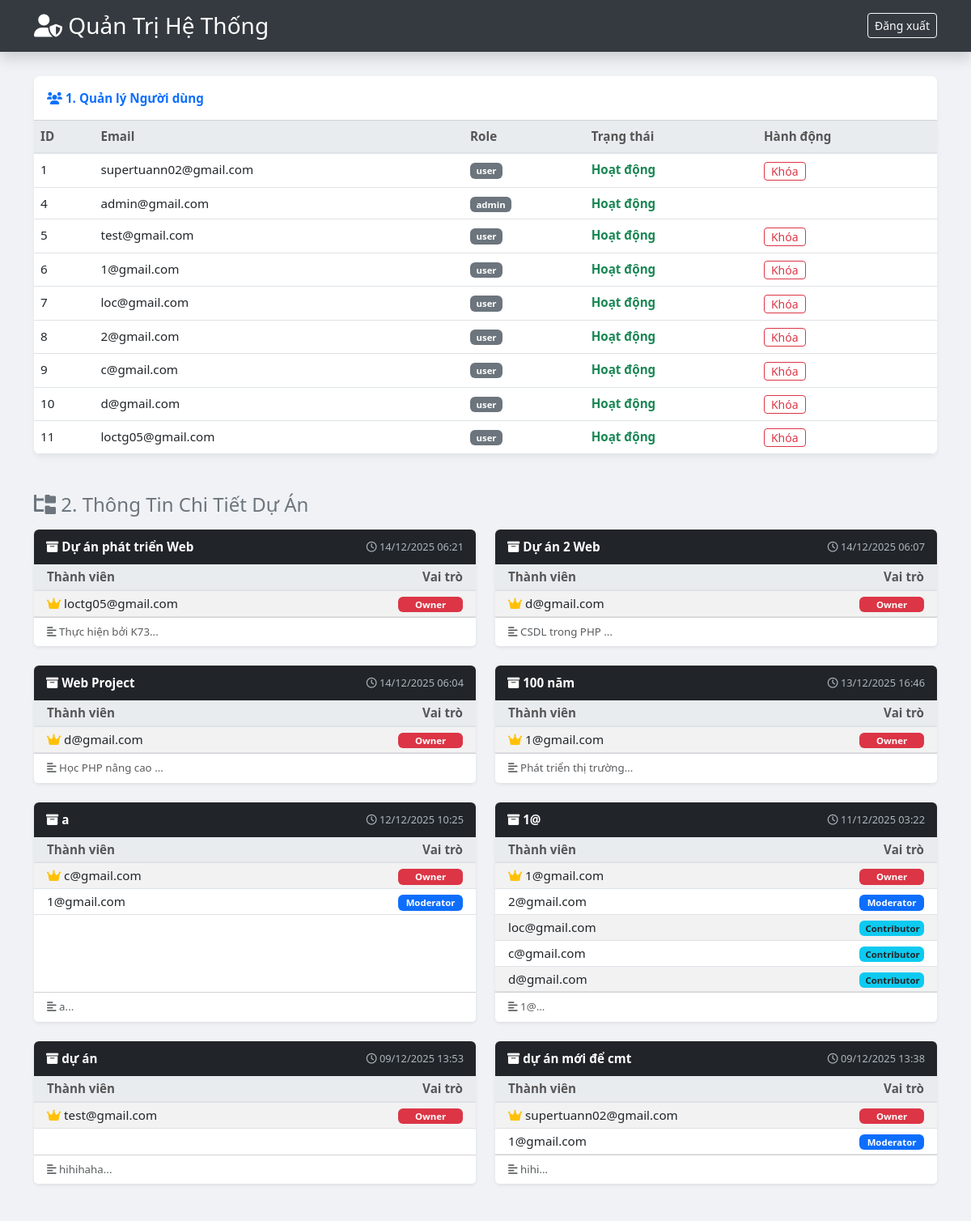
Screenshot of /admin.php (signed in, upper part) with the database file from the repository.
### tables this page shows
CREATE TABLE `users` (
  `id` int NOT NULL,
  `email` varchar(255) NOT NULL,
  `password` varchar(255) NOT NULL,
  `registered_at` timestamp NOT NULL DEFAULT CURRENT_TIMESTAMP,
  `role` enum('user','admin') DEFAULT 'user',
  `status` tinyint DEFAULT '1'
);

CREATE TABLE `projects` (
  `id` int NOT NULL,
  `title` varchar(255) NOT NULL,
  `description` text,
  `created_at` timestamp NOT NULL DEFAULT CURRENT_TIMESTAMP
);

CREATE TABLE `project_members` (
  `user_id` int NOT NULL,
  `project_id` int NOT NULL,
  `role` enum('viewer','contributor','moderator','owner') DEFAULT 'viewer'
);

### admin.php (the view, shortened to what this page needs)
<?php
require 'config.php';
$users = $conn->query("SELECT * FROM users")->fetch_all(MYSQLI_ASSOC);
$projects = $conn->query("SELECT * FROM projects ORDER BY created_at DESC")->fetch_all(MYSQLI_ASSOC);
?>
<!DOCTYPE html>
<html lang="vi">
<head>
    <link href="https://cdn.jsdelivr.net/npm/bootstrap@5.3.0/dist/css/bootstrap.min.css" rel="stylesheet">
    <link rel="stylesheet" href="https://cdnjs.cloudflare.com/ajax/libs/font-awesome/6.0.0/css/all.min.css">
</head>
<body>
    <div class="admin-header shadow">
        <div class="container d-flex justify-content-between align-items-center">
            <h3 class="m-0"><i class="fa-solid fa-user-shield"></i> Quản Trị Hệ Thống</h3>
            <a href="logout.php" class="btn btn-outline-light btn-sm">Đăng xuất</a>
        </div>
    </div>
    <div class="container">
        <div class="card card-table">
            <div class="card-header bg-white fw-bold text-primary py-3">
                <i class="fa-solid fa-users"></i> 1. Quản lý Người dùng
            </div>
            <div class="card-body p-0">
                <table class="table table-hover mb-0">
                    <thead>
                        <tr>
                            <th>ID</th>
                            <th>Email</th>
                            <th>Role</th>
                            <th>Trạng thái</th>
                            <th>Hành động</th>
                        </tr>
                    </thead>
                    <tbody>
                        <?php foreach ($users as $u): ?>
                            <tr>
                                <td><?= $u['id'] ?></td>
                                <td><?= htmlspecialchars($u['email']) ?></td>
                                <td><span class="badge bg-secondary"><?= $u['role'] ?></span></td>
                                <td>
                                    <?= ($u['status'] == 1) ? '<span class="text-success fw-bold">Hoạt động</span>' : '<span class="text-danger fw-bold">Đã khóa</span>' ?>
                                </td>
                                <td>
                                    <?php if ($u['role'] != 'admin'): ?>
                                        <form method="POST" class="d-inline">
                                            <?php if ($u['status'] == 1): ?>
                                                <button type="submit" name="toggle_status" class="btn btn-outline-danger btn-sm py-0" onclick="return confirm('Khóa user này?');">Khóa</button>
                                            <?php else: ?>
                                                <input type="hidden" name="new_status" value="1">
                                                <button type="submit" name="toggle_status" class="btn btn-outline-success btn-sm py-0">Mở</button>
                                            <?php endif; ?>
                                        </form>
                                    <?php endif; ?>
                                </td>
                            </tr>
                        <?php endforeach; ?>
                    </tbody>
                </table>
            </div>
        </div>
        <h4 class="text-secondary mt-5 mb-3"><i class="fa-solid fa-folder-tree"></i> 2. Thông Tin Chi Tiết Dự Án</h4>
        <div class="row">
            <?php foreach ($projects as $pj): ?>
                <div class="col-md-6 mb-4">
                    <div class="card h-100 shadow-sm border-0">
                        <div class="project-header rounded-top">
                            <span class="fw-bold"><i class="fa-solid fa-box-archive"></i> <?= htmlspecialchars($pj['title']) ?></span>
                            <span class="project-date">
                                <i class="fa-regular fa-clock"></i> <?= date('d/m/Y H:i', strtotime($pj['created_at'])) ?>
                            </span>
                        </div>
                        <div class="card-body p-0">
                            <table class="table table-sm table-striped mb-0">
                                <thead class="table-light">
                                    <tr>
                                        <th class="ps-3">Thành viên</th>
                                        <th class="text-end pe-3">Vai trò</th>
                                    </tr>
                                </thead>
                                <tbody>
                                    <?php
                                    $stmt = $conn->prepare("
                                        SELECT pm.*, u.email
                                        FROM project_members pm
                                        JOIN users u ON pm.user_id = u.id
                                        WHERE pm.project_id = ?
                                        ORDER BY FIELD(pm.role, 'owner', 'moderator', 'contributor', 'viewer')
                                    ");
                                    $stmt->bind_param("i", $pj['id']);
                                    $stmt->execute();
                                    $members = $stmt->get_result()->fetch_all(MYSQLI_ASSOC);
                                    if (count($members) > 0):
                                        foreach ($members as $mem):
                                            $badge_class = 'bg-secondary';
                                            $icon = '';
                                            if ($mem['role'] == 'owner') {
                                                $badge_class = 'bg-danger';
                                                $icon = '<i class="fa-solid fa-crown text-warning me-1"></i>';
                                            } elseif ($mem['role'] == 'moderator') {
                                                $badge_class = 'bg-primary';
                                            } elseif ($mem['role'] == 'contributor') {
                                                $badge_class = 'bg-info text-dark';
                                            }
                                    ?>
                                            <tr>
                                                <td class="ps-3 align-middle">
                                                    <?= $icon ?><?= htmlspecialchars($mem['email']) ?>
                                                </td>
                                                <td class="text-end pe-3 align-middle">
                                                    <span class="badge <?= $badge_class ?> badge-role">
                                                        <?= ucfirst($mem['role']) ?>
                                                    </span>
                                                </td>
                                            </tr>
                                    <?php
                                        endforeach;
                                    else:
                                    ?>
                                        <tr><td colspan="2" class="text-center text-muted p-3">Chưa có thành viên nào</td></tr>
                                    <?php endif; ?>
                                </tbody>
                            </table>
                        </div>
                        <div class="card-footer bg-white text-muted small">
                            <i class="fa-solid fa-align-left"></i> <?= htmlspecialchars(substr($pj['description'], 0, 80)) ?>...
                        </div>
                    </div>
                </div>
            <?php endforeach; ?>
        </div>
    </div>
</body>
</html>

### admin.php (style rules this page uses)
body { background-color: #f0f2f5; font-size: 0.95rem; }
.admin-header { background: #343a40; color: white; padding: 15px 0; margin-bottom: 30px; }
.card-table { border: none; box-shadow: 0 4px 6px rgba(0,0,0,0.05); border-radius: 8px; overflow: hidden; margin-bottom: 30px; }
.table thead th { background-color: #e9ecef; border-bottom: 2px solid #dee2e6; color: #555; }
.project-header { background: #212529; color: white; padding: 10px 15px; display: flex; justify-content: space-between; align-items: center; }
.project-date { font-size: 0.8rem; color: #adb5bd; font-weight: normal; }
.badge-role { width: 80px; text-align: center; }

### rows the page displays
users: id "1", email "supertuann02@gmail.com", role "user", status "Hoạt động"
users: id "4", email "admin@gmail.com", role "admin", status "Hoạt động"
users: id "5", email "test@gmail.com", role "user", status "Hoạt động"
users: id "6", email "1@gmail.com", role "user", status "Hoạt động"
users: id "7", email "loc@gmail.com", role "user", status "Hoạt động"
users: id "8", email "2@gmail.com", role "user", status "Hoạt động"
users: id "9", email "c@gmail.com", role "user", status "Hoạt động"
users: id "10", email "d@gmail.com", role "user", status "Hoạt động"
users: id "11", email "loctg05@gmail.com", role "user", status "Hoạt động"
projects: title "Dự án phát triển Web", created_at "14/12/2025 06:21", description "Thực hiện bởi K73"
project_members: user.email "loctg05@gmail.com", role "Owner"
projects: title "Dự án 2 Web", created_at "14/12/2025 06:07", description "CSDL trong PHP"
project_members: user.email "d@gmail.com", role "Owner"
projects: title "Web Project", created_at "14/12/2025 06:04", description "Học PHP nâng cao"
project_members: user.email "d@gmail.com", role "Owner"
projects: title "100 năm", created_at "13/12/2025 16:46", description "Phát triển thị trường"
project_members: user.email "1@gmail.com", role "Owner"
projects: title "a", created_at "12/12/2025 10:25", description "a"
project_members: user.email "c@gmail.com", role "Owner"
project_members: user.email "1@gmail.com", role "Moderator"
projects: title "1@", created_at "11/12/2025 03:22", description "1@"
project_members: user.email "1@gmail.com", role "Owner"
project_members: user.email "2@gmail.com", role "Moderator"
project_members: user.email "loc@gmail.com", role "Contributor"
project_members: user.email "c@gmail.com", role "Contributor"
project_members: user.email "d@gmail.com", role "Contributor"
projects: title "dự án", created_at "09/12/2025 13:53", description "hihihaha"
project_members: user.email "test@gmail.com", role "Owner"
projects: title "dự án mới để cmt", created_at "09/12/2025 13:38", description "hihi"
project_members: user.email "supertuann02@gmail.com", role "Owner"
project_members: user.email "1@gmail.com", role "Moderator"
